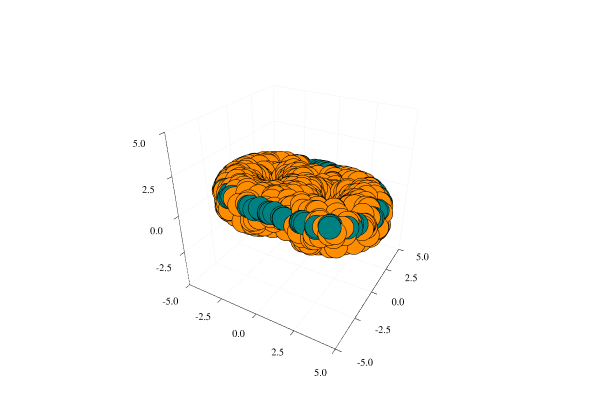

Notebook code cell kept with this figure:
### Code cell
p = ext.plot_3D(landmark = torus, witness = circle, landmark_label = "", witness_label = "", 
                xlim = (-5, 5), ylim = (-5, 5), zlim = (-5, 5))

### Figure 1 — Plotly figure (JSON) as saved in the notebook; plotly's stock layout.template omitted (floating-point values rounded to 4 significant figures; data arrays with more than 128 entries replaced by an {"elided": "..."} marker saying what was removed)
{"data": [{"colorbar": {"title": ""}, "legendgroup": "", "marker": {"color": "rgba(255, 141, 0, 1.000)", "line": {"color": "rgba(0, 0, 0, 1.000)", "width": 1}, "size": 8, "symbol": "circle"}, "mode": "markers", "name": "", "showlegend": false, "type": "scatter3d", "x": {"elided": "710 float values"}, "xaxis": "x1", "y": {"elided": "710 float values"}, "yaxis": "y1", "z": {"elided": "710 float values"}, "zmax": null, "zmin": null}, {"colorbar": {"title": ""}, "legendgroup": "", "marker": {"color": "rgba(0, 129, 129, 1.000)", "line": {"color": "rgba(0, 0, 0, 1.000)", "width": 1}, "size": 8, "symbol": "circle"}, "mode": "markers", "name": "", "showlegend": false, "type": "scatter3d", "x": [-3.314, -4.025, -1.543, -0.6378, -4.751, -3.193, -3.352, -4.135, -0.2059, -4.054, -4.657, -0.2063, -1.67, -3.621, -1.667, -4.812, -4.491, -1.495, -0.332, -4.725, -4.094, -3.062, -1.277, -4.647, -1.665, -4.486, -0.3066, -4.676, -2.597, -1.794, -4.599, -0.9074, -2.024, -0.05771, -0.8107, -0.3232, 2.005, 4.767, 3.165, 0.1379, 4.307, 4.749, 0.4478, 0.7087, 3.176, 4.606, 2.566, 0.04274, 0.6475, 1.821, 2.57, 3.989, 0.354, 3.218, 3.215, 0.3858, 1.728, 0.5311, 0.6283, 4.344, 4.781, 3.881, 4.741, 1.678, 0.8144, 4.152, 4.126, 1.059, 1.953, 1.044, 3.604, 3.828], "xaxis": "x1", "y": [-2.412, 2.037, -2.9, 2.9, -0.2408, -2.561, -2.529, -1.919, 2.9, 1.943, 0.6381, -2.9, 2.9, 2.334, -2.9, -0.4674, -1.185, 2.9, 2.9, -0.3486, 1.937, -2.558, -2.9, 0.715, 2.9, 1.343, -2.9, 0.5978, 2.77, 2.9, 1.192, -2.9, 2.765, 2.9, -2.9, -2.9, 2.775, 0.2027, 2.6, 2.9, -1.595, -0.6582, 2.9, 2.9, -2.506, 1.095, -2.78, -2.9, -2.9, -2.9, -2.819, -2.035, 2.9, -2.462, -2.55, 2.9, -2.9, -2.9, -2.9, 1.429, -0.5457, 2.142, 0.02957, -2.9, 2.9, -1.906, -1.754, 2.9, -2.9, 2.9, 2.258, 2.196], "yaxis": "y1", "z": [0.6651, 0.4891, 0.608, 0.5847, 0.6482, 0.5651, 0.4974, 0.4919, 0.5777, 0.5615, 0.6802, 0.5831, 0.5501, 0.5399, 0.5731, 0.5261, 0.6522, 0.511, 0.625, 0.6648, 0.5227, 0.6391, 0.4924, 0.6708, 0.6357, 0.5642, 0.6063, 0.6702, 0.5523, 0.6011, 0.5111, 0.68, 0.6443, 0.6473, 0.5923, 0.5521, 0.6314, 0.6333, 0.5287, 0.6624, 0.5929, 0.5631, 0.6437, 0.5513, 0.6398, 0.5618, 0.5479, 0.6593, 0.4918, 0.6725, 0.4822, 0.5348, 0.6358, 0.6652, 0.5663, 0.509, 0.6566, 0.5478, 0.4987, 0.6675, 0.551, 0.5257, 0.6716, 0.6025, 0.5464, 0.485, 0.6546, 0.5473, 0.6016, 0.5825, 0.6384, 0.5142], "zmax": null, "zmin": null}], "layout": {"annotations": [], "height": 400, "legend": {"bgcolor": "rgba(255, 255, 255, 1.000)", "bordercolor": "rgba(0, 0, 0, 1.000)", "font": {"color": "rgba(0, 0, 0, 1.000)", "family": "sans-serif", "size": 11}, "tracegroupgap": 0, "x": 1, "y": 1}, "margin": {"b": 20, "l": 0, "r": 0, "t": 20}, "paper_bgcolor": "rgba(255, 255, 255, 1.000)", "plot_bgcolor": "rgba(255, 255, 255, 1.000)", "scene": {"camera": {"eye": {"x": 1.126, "y": -1.95, "z": 1.3}}, "xaxis": {"anchor": "y1", "domain": [0.06582, 0.9934], "gridcolor": "rgba(0, 0, 0, 0.100)", "gridwidth": 0.5, "linecolor": "rgba(0, 0, 0, 1.000)", "mirror": false, "range": [-5, 5], "showgrid": true, "showline": true, "showticklabels": true, "tickangle": 0, "tickcolor": "rgb(0, 0, 0)", "tickfont": {"color": "rgba(0, 0, 0, 1.000)", "family": "sans-serif", "size": 11}, "tickmode": "array", "ticks": "inside", "ticktext": ["-5.0", "-2.5", "0.0", "2.5", "5.0"], "tickvals": [-5, -2.5, 0, 2.5, 5], "title": "", "titlefont": {"color": "rgba(0, 0, 0, 1.000)", "family": "sans-serif", "size": 15}, "type": "-", "visible": true, "zeroline": false, "zerolinecolor": "rgba(0, 0, 0, 1.000)"}, "yaxis": {"anchor": "x1", "domain": [0.03762, 0.9902], "gridcolor": "rgba(0, 0, 0, 0.100)", "gridwidth": 0.5, "linecolor": "rgba(0, 0, 0, 1.000)", "mirror": false, "range": [-5, 5], "showgrid": true, "showline": true, "showticklabels": true, "tickangle": 0, "tickcolor": "rgb(0, 0, 0)", "tickfont": {"color": "rgba(0, 0, 0, 1.000)", "family": "sans-serif", "size": 11}, "tickmode": "array", "ticks": "inside", "ticktext": ["-5.0", "-2.5", "0.0", "2.5", "5.0"], "tickvals": [-5, -2.5, 0, 2.5, 5], "title": "", "titlefont": {"color": "rgba(0, 0, 0, 1.000)", "family": "sans-serif", "size": 15}, "type": "-", "visible": true, "zeroline": false, "zerolinecolor": "rgba(0, 0, 0, 1.000)"}, "zaxis": {"gridcolor": "rgba(0, 0, 0, 0.100)", "gridwidth": 0.5, "linecolor": "rgba(0, 0, 0, 1.000)", "mirror": false, "range": [-5, 5], "showgrid": true, "showline": true, "showticklabels": true, "tickangle": 0, "tickcolor": "rgb(0, 0, 0)", "tickfont": {"color": "rgba(0, 0, 0, 1.000)", "family": "sans-serif", "size": 11}, "tickmode": "array", "ticks": "inside", "ticktext": ["-5.0", "-2.5", "0.0", "2.5", "5.0"], "tickvals": [-5, -2.5, 0, 2.5, 5], "title": "", "titlefont": {"color": "rgba(0, 0, 0, 1.000)", "family": "sans-serif", "size": 15}, "type": "-", "visible": true, "zeroline": false, "zerolinecolor": "rgba(0, 0, 0, 1.000)"}}, "showlegend": true, "width": 600}}
